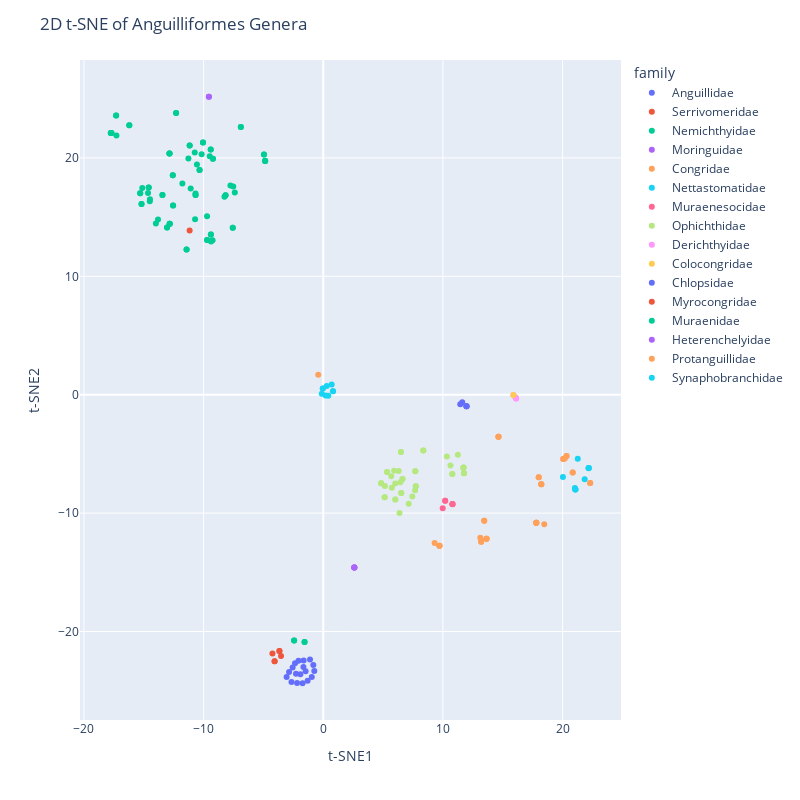

This figure's notebook cell:
### Markdown cell above
## Plotting

What do these look like? Do one at a time, selecting what we want.

### Code cell
current_order = 'Anguilliformes'  # Change this to visualize a different order

df_tsne = pd.read_csv(tsne_by_order_output_dir / f"{current_order}_2D_tSNE_sklearn.csv", index_col=0)
# Create the scatter plot.

fig = px.scatter(df_tsne, x='x', y='y', color='family', hover_name=df_tsne.index)
fig.update_layout(title=f"2D t-SNE of {current_order} Genera", xaxis_title="t-SNE1", yaxis_title="t-SNE2")
fig.update_layout(height=800, width=800)
fig.show()

### Figure 1 — Plotly figure (JSON) as saved in the notebook; plotly's stock layout.template omitted (floating-point values rounded to 4 significant figures)
{"data": [{"hovertemplate": "<b>%{hovertext}</b><br><br>family=Anguillidae<br>x=%{x}<br>y=%{y}<extra></extra>", "hovertext": ["Anguilla_mossambica", "Anguilla_dieffenbachii", "Anguilla_australis", "Anguilla_rostrata", "Anguilla_anguilla", "Anguilla_malgumora", "Anguilla_bengalensis", "Anguilla_marmorata", "Anguilla_obscura", "Anguilla_bicolor", "Anguilla_luzonensis", "Anguilla_interioris", "Anguilla_labiata", "Anguilla_nebulosa", "Anguilla_megastoma", "Anguilla_celebesensis", "Anguilla_reinhardtii", "Anguilla_japonica"], "legendgroup": "Anguillidae", "marker": {"color": "#636efa", "symbol": "circle"}, "mode": "markers", "name": "Anguillidae", "orientation": "v", "showlegend": true, "type": "scatter", "x": [-1.107, -2.563, -1.643, -2.07, -2.36, -1.659, -2.858, -1.308, -1.729, -1.913, -2.28, -2.189, -2.658, -3.063, -0.9614, -1.475, -0.7509, -0.8327], "xaxis": "x", "y": [-22.37, -23.03, -22.44, -22.46, -22.68, -22.99, -23.42, -24.16, -24.37, -23.61, -23.58, -24.36, -24.26, -23.85, -23.83, -23.36, -23.35, -22.82], "yaxis": "y"}, {"hovertemplate": "<b>%{hovertext}</b><br><br>family=Serrivomeridae<br>x=%{x}<br>y=%{y}<extra></extra>", "hovertext": ["Serrivomer_lanceolatoides", "Serrivomer_sector", "Serrivomer_samoensis", "Serrivomer_jesperseni", "Stemonidium_hypomelas", "Serrivomer_beanii"], "legendgroup": "Serrivomeridae", "marker": {"color": "#EF553B", "symbol": "circle"}, "mode": "markers", "name": "Serrivomeridae", "orientation": "v", "showlegend": true, "type": "scatter", "x": [-4.068, -3.665, -3.532, -3.665, -4.247, -4.068], "xaxis": "x", "y": [-22.52, -21.64, -22.08, -21.64, -21.86, -22.52], "yaxis": "y"}, {"hovertemplate": "<b>%{hovertext}</b><br><br>family=Nemichthyidae<br>x=%{x}<br>y=%{y}<extra></extra>", "hovertext": ["Nemichthys_scolopaceus", "Nemichthys_curvirostris", "Labichthys_carinatus", "Avocettina_infans"], "legendgroup": "Nemichthyidae", "marker": {"color": "#00cc96", "symbol": "circle"}, "mode": "markers", "name": "Nemichthyidae", "orientation": "v", "showlegend": true, "type": "scatter", "x": [-2.436, -2.436, -1.566, -1.566], "xaxis": "x", "y": [-20.77, -20.77, -20.9, -20.9], "yaxis": "y"}, {"hovertemplate": "<b>%{hovertext}</b><br><br>family=Moringuidae<br>x=%{x}<br>y=%{y}<extra></extra>", "hovertext": ["Moringua_edwardsi", "Moringua_javanica", "Moringua_microchir", "Neoconger_mucronatus"], "legendgroup": "Moringuidae", "marker": {"color": "#ab63fa", "symbol": "circle"}, "mode": "markers", "name": "Moringuidae", "orientation": "v", "showlegend": true, "type": "scatter", "x": [2.595, 2.595, 2.595, 2.595], "xaxis": "x", "y": [-14.6, -14.6, -14.6, -14.6], "yaxis": "y"}, {"hovertemplate": "<b>%{hovertext}</b><br><br>family=Congridae<br>x=%{x}<br>y=%{y}<extra></extra>", "hovertext": ["Conger_japonicus", "Conger_oceanicus", "Conger_myriaster", "Conger_conger", "Conger_cinereus", "Gnathophis_bathytopos", "Gnathophis_capensis", "Gnathophis_ginanago", "Gnathophis_nystromi", "Gnathophis_longicauda", "Rhynchoconger_flavus", "Rhynchoconger_gracilior", "Macrocephenchelys", "Xenomystax_congroides", "Bathycongrus_retrotinctus", "Bathyuroconger_vicinus", "Bathycongrus_wallacei", "Uroconger_lepturus", "Uroconger_syringinus", "Ariosoma_anago", "Parabathymyrus_macrophthalmus", "Ariosoma_meeki", "Ariosoma_scheelei", "Ariosoma_balearicum", "Ariosoma_shiroanago", "Ariosoma_kapala", "Ariosoma_major", "Paraconger_notialis", "Heteroconger_lentiginosus", "Gorgasia_taiwanensis", "Heteroconger_hassi", "Congriscus_megastomus", "Bassanago_bulbiceps", "Bassanago_hirsutus", "Pseudoxenomystax_albescens"], "legendgroup": "Congridae", "marker": {"color": "#FFA15A", "symbol": "circle"}, "mode": "markers", "name": "Congridae", "orientation": "v", "showlegend": true, "type": "scatter", "x": [18.47, 17.79, 17.79, 17.81, 17.82, 20.33, 20.33, 20.05, 20.05, 20.18, 22.31, 22.31, 20.84, 20.84, 18.22, 18.22, 18.22, 18.01, 18.01, 13.45, 13.45, 13.2, 13.2, 13.13, 13.65, 13.65, 13.64, 9.306, 9.708, 9.711, 9.71, 16.07, 14.64, 14.64, 14.64], "xaxis": "x", "y": [-10.95, -10.81, -10.81, -10.81, -10.81, -5.174, -5.174, -5.436, -5.436, -5.388, -7.45, -7.45, -6.576, -6.576, -7.57, -7.57, -7.567, -6.976, -6.976, -10.64, -10.64, -12.43, -12.43, -12.07, -12.17, -12.17, -12.17, -12.54, -12.76, -12.76, -12.76, -0.245, -3.544, -3.551, -3.544], "yaxis": "y"}, {"hovertemplate": "<b>%{hovertext}</b><br><br>family=Nettastomatidae<br>x=%{x}<br>y=%{y}<extra></extra>", "hovertext": ["Nettastoma_parviceps", "Hoplunnis_punctata", "Hoplunnis_macrura", "Hoplunnis_tenuis", "Saurenchelys_fierasfer", "Facciolella_gilbertii", "Facciolella_oxyrhyncha", "Venefica_proboscidea", "Venefica_procera", "Nettastoma_melanurum"], "legendgroup": "Nettastomatidae", "marker": {"color": "#19d3f3", "symbol": "circle"}, "mode": "markers", "name": "Nettastomatidae", "orientation": "v", "showlegend": true, "type": "scatter", "x": [21.27, 21.07, 21.07, 21.07, 21.03, 22.19, 22.19, 22.17, 21.85, 20.03], "xaxis": "x", "y": [-5.404, -7.983, -8.012, -8.009, -7.885, -6.197, -6.197, -6.205, -7.142, -6.943], "yaxis": "y"}, {"hovertemplate": "<b>%{hovertext}</b><br><br>family=Muraenesocidae<br>x=%{x}<br>y=%{y}<extra></extra>", "hovertext": ["Muraenesox_cinereus", "Muraenesox_bagio", "Congresox_talabonoides", "Cynoponticus_ferox", "Oxyconger_leptognathus", "Gavialiceps_taeniola"], "legendgroup": "Muraenesocidae", "marker": {"color": "#FF6692", "symbol": "circle"}, "mode": "markers", "name": "Muraenesocidae", "orientation": "v", "showlegend": true, "type": "scatter", "x": [10.81, 10.8, 10.79, 10.19, 10.19, 9.982], "xaxis": "x", "y": [-9.237, -9.244, -9.236, -8.968, -8.968, -9.582], "yaxis": "y"}, {"hovertemplate": "<b>%{hovertext}</b><br><br>family=Ophichthidae<br>x=%{x}<br>y=%{y}<extra></extra>", "hovertext": ["Apterichtus_australis", "Myrophis_platyrhynchus", "Myrophis_microchir", "Ahlia_egmontis", "Myrophis_punctatus", "Myrophis_vafer", "Scolecenchelys_breviceps", "Scolecenchelys_borealis", "Muraenichthys_gymnopterus", "Scolecenchelys_gymnota", "Brachysomophis_crocodilinus", "Ophichthus_rex", "Ophichthus_puncticeps", "Ophichthus_asakusae", "Yirrkala_tenuis", "Callechelys_catostoma", "Callechelys_marmorata", "Leiuranus_semicinctus", "Myrichthys_colubrinus", "Myrichthys_ocellatus", "Myrichthys_breviceps", "Myrichthys_magnificus", "Myrichthys_maculosus", "Pisodonophis", "Ophichthus_evermanni", "Ophichthus_sangjuensis", "Ichthyapus_ophioneus", "Xyrias_revulsus", "Ophisurus_macrorhynchos", "Ophichthus_gomesii", "Ophichthus_zophochir", "Ophichthus_triserialis", "Echiophis_punctifer", "Ophichthus_serpentinus", "Apterichtus_klazingai", "Ophichthus_polyophthalmus", "Ophichthus_zophistius", "Echelus_myrus", "Echelus_uropterus", "Brachysomophis_henshawi", "Brachysomophis_cirrocheilos"], "legendgroup": "Ophichthidae", "marker": {"color": "#B6E880", "symbol": "circle"}, "mode": "markers", "name": "Ophichthidae", "orientation": "v", "showlegend": true, "type": "scatter", "x": [11.25, 11.73, 11.73, 11.7, 11.76, 11.76, 10.78, 10.78, 10.63, 10.33, 6.518, 6.518, 6.021, 6.021, 6.449, 6.621, 6.619, 6.01, 6.303, 5.332, 5.332, 5.922, 5.68, 4.835, 4.835, 5.149, 5.731, 5.129, 5.129, 7.732, 7.732, 7.674, 7.442, 7.14, 7.694, 7.694, 6.371, 6.492, 6.492, 8.36, 8.36], "xaxis": "x", "y": [-5.066, -6.155, -6.155, -6.188, -6.643, -6.643, -6.7, -6.7, -5.975, -5.219, -8.303, -8.303, -8.859, -8.859, -7.385, -7.117, -7.13, -7.497, -6.438, -6.533, -6.533, -6.413, -6.897, -7.483, -7.483, -7.704, -7.86, -8.668, -8.668, -7.743, -7.743, -8.068, -8.601, -9.218, -6.46, -6.46, -9.988, -4.838, -4.838, -4.724, -4.724], "yaxis": "y"}, {"hovertemplate": "<b>%{hovertext}</b><br><br>family=Derichthyidae<br>x=%{x}<br>y=%{y}<extra></extra>", "hovertext": ["Nessorhamphus_danae", "Nessorhamphus_ingolfianus", "Derichthys_serpentinus"], "legendgroup": "Derichthyidae", "marker": {"color": "#FF97FF", "symbol": "circle"}, "mode": "markers", "name": "Derichthyidae", "orientation": "v", "showlegend": true, "type": "scatter", "x": [16.12, 16.12, 15.89], "xaxis": "x", "y": [-0.3294, -0.3294, -0.0263], "yaxis": "y"}, {"hovertemplate": "<b>%{hovertext}</b><br><br>family=Colocongridae<br>x=%{x}<br>y=%{y}<extra></extra>", "hovertext": ["Coloconger_cadenati"], "legendgroup": "Colocongridae", "marker": {"color": "#FECB52", "symbol": "circle"}, "mode": "markers", "name": "Colocongridae", "orientation": "v", "showlegend": true, "type": "scatter", "x": [15.89], "xaxis": "x", "y": [-0.02621], "yaxis": "y"}, {"hovertemplate": "<b>%{hovertext}</b><br><br>family=Chlopsidae<br>x=%{x}<br>y=%{y}<extra></extra>", "hovertext": ["Kaupichthys_nuchalis", "Robinsia_catherinae", "Chilorhinus_suensonii", "Chilorhinus_platyrhynchus", "Kaupichthys_hyoproroides"], "legendgroup": "Chlopsidae", "marker": {"color": "#636efa", "symbol": "circle"}, "mode": "markers", "name": "Chlopsidae", "orientation": "v", "showlegend": true, "type": "scatter", "x": [11.45, 11.96, 11.97, 11.97, 11.61], "xaxis": "x", "y": [-0.8069, -0.9687, -0.9847, -0.9847, -0.6466], "yaxis": "y"}, {"hovertemplate": "<b>%{hovertext}</b><br><br>family=Myrocongridae<br>x=%{x}<br>y=%{y}<extra></extra>", "hovertext": ["Myroconger_compressus"], "legendgroup": "Myrocongridae", "marker": {"color": "#EF553B", "symbol": "circle"}, "mode": "markers", "name": "Myrocongridae", "orientation": "v", "showlegend": true, "type": "scatter", "x": [-11.17], "xaxis": "x", "y": [13.86], "yaxis": "y"}, {"hovertemplate": "<b>%{hovertext}</b><br><br>family=Muraenidae<br>x=%{x}<br>y=%{y}<extra></extra>", "hovertext": ["Gymnothorax_afer", "Gymnothorax_griseus", "Gymnothorax_thyrsoideus", "Gymnothorax_fuscomaculatus", "Gymnothorax_undulatus", "Gymnothorax_polyuranodon", "Gymnothorax_fimbriatus", "Gymnothorax_rueppellii", "Gymnothorax_margaritophorus", "Gymnothorax_gracilicauda", "Gymnothorax_prionodon", "Gymnothorax_leucostigma", "Gymnothorax_polygonius", "Gymnothorax_berndti", "Gymnothorax_chilospilus", "Gymnothorax_steindachneri", "Gymnothorax_richardsonii", "Gymnothorax_robinsi", "Gymnothorax_pseudothyrsoideus", "Gymnothorax_punctatus", "Echidna_leucotaenia", "Echidna_polyzona", "Enchelycore_nigricans", "Gymnothorax_prasinus", "Gymnothorax_ocellatus", "Gymnothorax_saxicola", "Gymnothorax_melatremus", "Enchelycore_carychroa", "Gymnothorax_breedeni", "Enchelycore_bayeri", "Gymnothorax_moringa", "Gymnothorax_vicinus", "Gymnothorax_funebris", "Rhinomuraena_quaesita", "Echidna_rhodochilus", "Enchelynassa_canina", "Gymnothorax_zonipectis", "Gymnothorax_reticularis", "Gymnothorax_javanicus", "Gymnothorax_flavimarginatus", "Echidna_xanthospilos", "Gymnothorax_maderensis", "Gymnothorax_bacalladoi", "Muraena_robusta", "Gymnothorax_unicolor", "Gymnothorax_elegans", "Gymnothorax_nudivomer", "Gymnothorax_reevesii", "Gymnothorax_albimarginatus", "Gymnothorax_minor", "Strophidon_sathete", "Pseudechidna_brummeri", "Enchelycore_anatina", "Gymnothorax_eurostus", "Gymnothorax_pictus", "Gymnothorax_miliaris", "Gymnothorax_buroensis", "Gymnothorax_hepaticus", "Gymnothorax_meleagris", "Echidna_nebulosa", "Echidna_catenata", "Gymnothorax_kidako", "Gymnothorax_isingteena", "Gymnothorax_favagineus", "Muraena_helena", "Muraena_melanotis", "Muraena_augusti", "Muraena_lentiginosa", "Muraena_argus", "Gymnothorax_castaneus", "Gymnothorax_tile", "Gymnomuraena_zebra", "Gymnothorax_australicola", "Uropterygius_fuscoguttatus", "Scuticaria_tigrina", "Scuticaria_okinawae", "Uropterygius_macrocephalus", "Uropterygius_micropterus", "Uropterygius_macularius", "Uropterygius_xanthopterus", "Uropterygius_alboguttatus", "Anarchias_seychellensis"], "legendgroup": "Muraenidae", "marker": {"color": "#00cc96", "symbol": "circle"}, "mode": "markers", "name": "Muraenidae", "orientation": "v", "showlegend": true, "type": "scatter", "x": [-11.43, -12.83, -12.83, -12.84, -13.05, -13.05, -13.81, -13.99, -14.59, -14.59, -14.65, -15.3, -15.3, -15.13, -14.48, -14.5, -15.19, -15.19, -13.44, -13.44, -12.55, -12.55, -9.406, -9.406, -9.22, -9.221, -9.487, -10.05, -10.05, -10.17, -11.17, -11.17, -10.74, -10.34, -10.34, -10.56, -11.27, -12.85, -12.85, -12.85, -10.67, -10.67, -10.68, -11.08, -11.78, -12.57, -12.57, -8.166, -8.166, -8.257, -7.393, -7.76, -7.521, -9.392, -9.392, -9.251, -9.378, -9.706, -9.706, -7.564, -7.564, -10.71, -12.3, -12.3, -4.955, -4.955, -4.856, -4.856, -4.857, -6.889, -6.889, -9.71, -11.43, -17.73, -17.76, -17.76, -17.69, -17.29, -16.21, -16.21, -17.31, -17.31], "xaxis": "x", "y": [12.26, 14.45, 14.45, 14.45, 14.12, 14.12, 14.8, 14.47, 17.49, 17.49, 17.04, 17.01, 17.01, 17.45, 16.51, 16.34, 16.11, 16.11, 16.88, 16.88, 15.97, 15.97, 20.7, 20.7, 19.93, 19.92, 20.13, 21.3, 21.3, 20.32, 21.04, 21.04, 20.45, 18.98, 18.98, 19.43, 19.95, 20.38, 20.38, 20.38, 16.87, 16.87, 17.0, 17.43, 17.83, 18.54, 18.54, 16.85, 16.85, 16.71, 17.07, 17.67, 17.58, 13.53, 13.53, 13.04, 12.95, 13.07, 13.07, 14.11, 14.11, 14.83, 23.79, 23.79, 20.29, 20.29, 19.74, 19.74, 19.75, 22.62, 22.62, 15.08, 12.26, 22.11, 22.11, 22.11, 22.1, 21.9, 22.76, 22.76, 23.57, 23.57], "yaxis": "y"}, {"hovertemplate": "<b>%{hovertext}</b><br><br>family=Heterenchelyidae<br>x=%{x}<br>y=%{y}<extra></extra>", "hovertext": ["Pythonichthys_microphthalmus", "Pythonichthys_asodes"], "legendgroup": "Heterenchelyidae", "marker": {"color": "#ab63fa", "symbol": "circle"}, "mode": "markers", "name": "Heterenchelyidae", "orientation": "v", "showlegend": true, "type": "scatter", "x": [-9.558, -9.558], "xaxis": "x", "y": [25.16, 25.16], "yaxis": "y"}, {"hovertemplate": "<b>%{hovertext}</b><br><br>family=Protanguillidae<br>x=%{x}<br>y=%{y}<extra></extra>", "hovertext": ["Protanguilla_palau"], "legendgroup": "Protanguillidae", "marker": {"color": "#FFA15A", "symbol": "circle"}, "mode": "markers", "name": "Protanguillidae", "orientation": "v", "showlegend": true, "type": "scatter", "x": [-0.4194], "xaxis": "x", "y": [1.688], "yaxis": "y"}, {"hovertemplate": "<b>%{hovertext}</b><br><br>family=Synaphobranchidae<br>x=%{x}<br>y=%{y}<extra></extra>", "hovertext": ["Meadia_abyssalis", "Synaphobranchus_kaupii", "Synaphobranchus_affinis", "Diastobranchus_capensis", "Dysomma_anguillare", "Ilyophis_brunneus", "Meadia_roseni", "Simenchelys_parasitica", "Histiobranchus_bathybius"], "legendgroup": "Synaphobranchidae", "marker": {"color": "#19d3f3", "symbol": "circle"}, "mode": "markers", "name": "Synaphobranchidae", "orientation": "v", "showlegend": true, "type": "scatter", "x": [0.7016, -0.03937, -0.03934, 0.2935, 0.1952, -0.1251, 0.4176, 0.8115, 0.8115], "xaxis": "x", "y": [0.8566, 0.514, 0.514, 0.7277, -0.07576, 0.08746, -0.09188, 0.2905, 0.2905], "yaxis": "y"}], "layout": {"height": 800, "legend": {"title": {"text": "family"}, "tracegroupgap": 0}, "margin": {"t": 60}, "title": {"text": "2D t-SNE of Anguilliformes Genera"}, "width": 800, "xaxis": {"anchor": "y", "domain": [0, 1], "title": {"text": "t-SNE1"}}, "yaxis": {"anchor": "x", "domain": [0, 1], "title": {"text": "t-SNE2"}}}}
